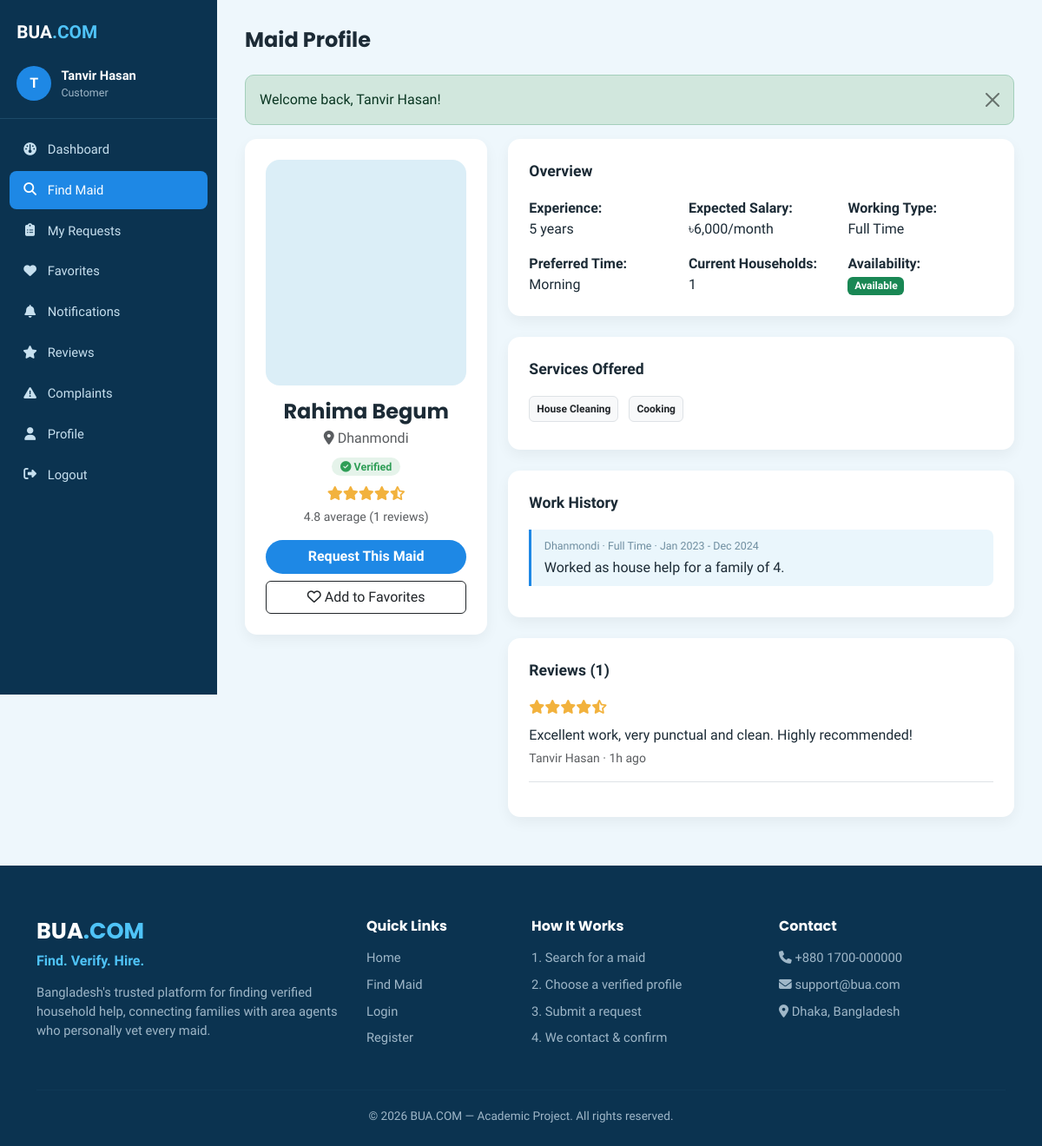
The app's page /customer/maid-profile.php?id=1 (signed in) with its own data.
### tables this page shows
CREATE TABLE maids (
    id INT AUTO_INCREMENT PRIMARY KEY,
    agent_id INT NOT NULL,
    name VARCHAR(100) NOT NULL,
    phone VARCHAR(20) NOT NULL,
    photo VARCHAR(255) DEFAULT NULL,
    area_id INT NOT NULL,
    permanent_district VARCHAR(100) DEFAULT NULL,
    experience_years INT NOT NULL DEFAULT 0,
    expected_salary DECIMAL(10,2) NOT NULL DEFAULT 0,
    working_type ENUM('full_time','part_time','live_in','hourly') NOT NULL DEFAULT 'full_time',
    preferred_time VARCHAR(100) DEFAULT NULL,
    current_households INT NOT NULL DEFAULT 0,
    availability ENUM('available','busy','unavailable') NOT NULL DEFAULT 'available',
    status ENUM('active','inactive') NOT NULL DEFAULT 'active',
    created_at TIMESTAMP DEFAULT CURRENT_TIMESTAMP,
    updated_at TIMESTAMP DEFAULT CURRENT_TIMESTAMP ON UPDATE CURRENT_TIMESTAMP,
    FOREIGN KEY (agent_id) REFERENCES users(id) ON DELETE CASCADE,
    FOREIGN KEY (area_id) REFERENCES areas(id) ON DELETE RESTRICT,
    INDEX idx_availability (availability),
    INDEX idx_area (area_id),
    INDEX idx_salary (expected_salary),
    INDEX idx_experience (experience_years)
);

CREATE TABLE areas (
    id INT AUTO_INCREMENT PRIMARY KEY,
    area_name VARCHAR(100) NOT NULL UNIQUE,
    status ENUM('active','inactive') NOT NULL DEFAULT 'active',
    created_at TIMESTAMP DEFAULT CURRENT_TIMESTAMP
);

CREATE TABLE work_history (
    id INT AUTO_INCREMENT PRIMARY KEY,
    maid_id INT NOT NULL,
    area VARCHAR(100) DEFAULT NULL,
    working_type VARCHAR(50) DEFAULT NULL,
    start_date DATE DEFAULT NULL,
    end_date DATE DEFAULT NULL,
    notes TEXT DEFAULT NULL,
    verification_status ENUM('PENDING','VERIFIED','REJECTED') NOT NULL DEFAULT 'PENDING',
    created_at TIMESTAMP DEFAULT CURRENT_TIMESTAMP,
    FOREIGN KEY (maid_id) REFERENCES maids(id) ON DELETE CASCADE
);

CREATE TABLE reviews (
    id INT AUTO_INCREMENT PRIMARY KEY,
    customer_id INT NOT NULL,
    maid_id INT NOT NULL,
    request_id INT NOT NULL UNIQUE,
    overall_rating DECIMAL(2,1) NOT NULL,
    work_quality DECIMAL(2,1) NOT NULL,
    behavior_rating DECIMAL(2,1) NOT NULL,
    punctuality_rating DECIMAL(2,1) NOT NULL,
    reliability_rating DECIMAL(2,1) NOT NULL,
    comment TEXT DEFAULT NULL,
    status ENUM('visible','hidden') NOT NULL DEFAULT 'visible',
    created_at TIMESTAMP DEFAULT CURRENT_TIMESTAMP,
    FOREIGN KEY (customer_id) REFERENCES users(id) ON DELETE CASCADE,
    FOREIGN KEY (maid_id) REFERENCES maids(id) ON DELETE CASCADE,
    FOREIGN KEY (request_id) REFERENCES hiring_requests(id) ON DELETE CASCADE
);

CREATE TABLE users (
    id INT AUTO_INCREMENT PRIMARY KEY,
    name VARCHAR(100) NOT NULL,
    email VARCHAR(150) NOT NULL UNIQUE,
    phone VARCHAR(20) NOT NULL,
    password VARCHAR(255) NOT NULL,
    role ENUM('customer','agent','admin') NOT NULL DEFAULT 'customer',
    status ENUM('active','inactive','suspended') NOT NULL DEFAULT 'active',
    created_at TIMESTAMP DEFAULT CURRENT_TIMESTAMP,
    updated_at TIMESTAMP DEFAULT CURRENT_TIMESTAMP ON UPDATE CURRENT_TIMESTAMP,
    INDEX idx_role (role),
    INDEX idx_status (status)
);

### config/auth.php (called while the page is built, shortened)
<?php
function baseUrl(): string
{
    $scriptDir = str_replace('\\', '/', dirname($_SERVER['SCRIPT_NAME']));
    $root = preg_replace('#/(customer|agent|admin)$#', '', $scriptDir);
    return rtrim($root, '/');
}

### customer/maid-profile.php (the view, shortened to what this page needs)
<?php
require_once __DIR__ . '/../config/functions.php';
$db = Database::getConnection();
$uid = currentUserId();
$maidId = (int) ($_GET['id'] ?? 0);
$stmt = $db->prepare('
    SELECT m.*, a.area_name, v.verification_status
    FROM maids m
    JOIN areas a ON a.id = m.area_id
    JOIN maid_verification v ON v.maid_id = m.id
    WHERE m.id = ? AND m.status = "active"
');
$stmt->execute([$maidId]);
$maid = $stmt->fetch();
$stmt = $db->prepare('SELECT s.service_name FROM maid_services ms JOIN services s ON s.id = ms.service_id WHERE ms.maid_id = ?');
$stmt->execute([$maidId]);
$maidServices = array_column($stmt->fetchAll(), 'service_name');
$rating = getMaidAverageRating($maidId);
$stmt = $db->prepare('SELECT * FROM work_history WHERE maid_id = ? ORDER BY start_date DESC');
$stmt->execute([$maidId]);
$workHistory = $stmt->fetchAll();
$stmt = $db->prepare('
    SELECT r.*, u.name AS customer_name
    FROM reviews r JOIN users u ON u.id = r.customer_id
    WHERE r.maid_id = ? AND r.status = "visible"
    ORDER BY r.created_at DESC
');
$stmt->execute([$maidId]);
$reviews = $stmt->fetchAll();
$favStmt = $db->prepare('SELECT id FROM favorites WHERE customer_id = ? AND maid_id = ?');
$favStmt->execute([$uid, $maidId]);
$isFav = (bool) $favStmt->fetch();
include __DIR__ . '/../includes/header.php';
?>
<div class="dashboard-wrapper">
    <?php include __DIR__ . '/../includes/sidebar.php'; ?>
    <main class="dashboard-main">
        <div class="dashboard-topbar"><h1>Maid Profile</h1></div>
        <?php include __DIR__ . '/../includes/alerts.php'; ?>
        <div class="row g-4">
            <div class="col-lg-4">
                <div class="panel text-center">
                    <img src="<?= maidPhotoUrl($maid['photo']) ?>" class="rounded-4 mb-3" style="width:100%;height:260px;object-fit:cover;" alt="<?= clean($maid['name']) ?>">
                    <h4 class="mb-1"><?= clean($maid['name']) ?></h4>
                    <p class="text-muted mb-2"><i class="fa-solid fa-location-dot"></i> <?= clean($maid['area_name']) ?></p>
                    <div class="mb-2"><?= verificationBadge($maid['verification_status']) ?></div>
                    <div class="review-stars mb-1"><?= starRatingHtml($rating['average']) ?></div>
                    <p class="text-muted small"><?= $rating['average'] ?> average (<?= $rating['total'] ?> reviews)</p>
                    <div class="d-flex gap-2 mt-3">
                        <a href="request-maid.php?maid_id=<?= (int) $maid['id'] ?>" class="btn btn-brand flex-grow-1">Request This Maid</a>
                    </div>
                    <form method="post" action="favorites.php" class="mt-2">
                        <button type="submit" class="btn btn-outline-dark w-100">
                            <i class="fa-<?= $isFav ? 'solid' : 'regular' ?> fa-heart"></i> <?= $isFav ? 'Remove from Favorites' : 'Add to Favorites' ?>
                        </button>
                    </form>
                </div>
            </div>
            <div class="col-lg-8">
                <div class="panel">
                    <div class="panel-title">Overview</div>
                    <div class="row g-3">
                        <div class="col-md-4"><strong>Experience:</strong><br><?= (int) $maid['experience_years'] ?> years</div>
                        <div class="col-md-4"><strong>Expected Salary:</strong><br><?= formatMoney((float) $maid['expected_salary']) ?>/month</div>
                        <div class="col-md-4"><strong>Working Type:</strong><br><?= ucwords(str_replace('_',' ',$maid['working_type'])) ?></div>
                        <div class="col-md-4"><strong>Preferred Time:</strong><br><?= clean($maid['preferred_time'] ?: 'Flexible') ?></div>
                        <div class="col-md-4"><strong>Current Households:</strong><br><?= (int) $maid['current_households'] ?></div>
                        <div class="col-md-4"><strong>Availability:</strong><br><span class="badge <?= $maid['availability']==='available'?'bg-success':'bg-secondary' ?>"><?= ucfirst($maid['availability']) ?></span></div>
                    </div>
                </div>
                <div class="panel">
                    <div class="panel-title">Services Offered</div>
                    <?php foreach ($maidServices as $s): ?>
                        <span class="badge bg-light text-dark border me-2 mb-2 p-2"><?= clean($s) ?></span>
                    <?php endforeach; ?>
                </div>
                <?php if (!empty($workHistory)): ?>
                <div class="panel">
                    <div class="panel-title">Work History</div>
                    <?php foreach ($workHistory as $w): ?>
                        <div class="note-item">
                            <div class="note-meta"><?= clean($w['area']) ?> &middot; <?= ucwords(str_replace('_',' ',$w['working_type'])) ?> &middot;
                            <?= $w['start_date'] ? date('M Y', strtotime($w['start_date'])) : '' ?> - <?= $w['end_date'] ? date('M Y', strtotime($w['end_date'])) : 'Present' ?></div>
                            <?= clean($w['notes']) ?>
                        </div>
                    <?php endforeach; ?>
                </div>
                <?php endif; ?>
                <div class="panel">
                    <div class="panel-title">Reviews (<?= count($reviews) ?>)</div>
                    <?php if (empty($reviews)): ?>
                        <p class="text-muted mb-0">No reviews yet.</p>
                    <?php else: foreach ($reviews as $r): ?>
                        <div class="border-bottom pb-3 mb-3">
                            <div class="review-stars"><?= starRatingHtml((float) $r['overall_rating']) ?></div>
                            <p class="mb-1"><?= clean($r['comment']) ?></p>
                            <p class="text-muted small mb-0"><?= clean($r['customer_name']) ?> &middot; <?= timeAgo($r['created_at']) ?></p>
                        </div>
                    <?php endforeach; endif; ?>
                </div>
            </div>
        </div>
    </main>
</div>
<?php include __DIR__ . '/../includes/footer.php'; ?>

### config/functions.php (shortened to what this page needs)
<?php
require_once __DIR__ . '/auth.php';
function clean(?string $value): string
{
    return htmlspecialchars(trim($value ?? ''), ENT_QUOTES, 'UTF-8');
}
function verificationBadge(string $status): string
{
    if ($status === 'VERIFIED') {
        return '<span class="badge-verified"><i class="fa-solid fa-circle-check"></i> Verified</span>';
    }
    return '<span class="badge-pending"><i class="fa-solid fa-circle-exclamation"></i> Pending Verification</span>';
}
function maidPhotoUrl(?string $photo): string
{
    if (empty($photo)) {
        return baseUrl() . '/assets/images/default-maid.png';
    }
    return baseUrl() . '/assets/uploads/maids/' . rawurlencode($photo);
}
function getMaidAverageRating(int $maidId): array
{
    $db = Database::getConnection();
    $stmt = $db->prepare('SELECT AVG(overall_rating) AS avg_rating, COUNT(*) AS total
                           FROM reviews WHERE maid_id = ? AND status = "visible"');
    $stmt->execute([$maidId]);
    $row = $stmt->fetch();
    return [
        'average' => $row['avg_rating'] ? round((float) $row['avg_rating'], 1) : 0.0,
        'total'   => (int) $row['total'],
    ];
}
function starRatingHtml(float $rating): string
{
    $full = floor($rating);
    $half = ($rating - $full) >= 0.5 ? 1 : 0;
    $empty = 5 - $full - $half;
    $html = str_repeat('<i class="fa-solid fa-star"></i>', (int) $full);
    if ($half) $html .= '<i class="fa-solid fa-star-half-stroke"></i>';
    $html .= str_repeat('<i class="fa-regular fa-star"></i>', (int) $empty);
    return $html;
}
function formatMoney(float $amount): string
{
    return '৳' . number_format($amount, 0);
}
function timeAgo(string $datetime): string
{
    $diff = time() - strtotime($datetime);
    if ($diff < 86400) return floor($diff / 3600) . 'h ago';
    return date('d M Y', strtotime($datetime));
}

### assets/css/style.css (style rules this page uses)
:root { --bua-dark: #0b3350; --bua-dark-2: #124267; --bua-accent: #1e88e5; --bua-accent-2: #4fc3f7; --bua-cream: #eef7fc; --bua-tan: #cfe9f5; --bua-text-muted: #9fb7c8; --bua-success: #2f9e57; --bua-radius: 14px; }
* { box-sizing: border-box; }
body { font-family: 'Hind Siliguri', 'Poppins', sans-serif; background: var(--bua-cream); color: #1c2b36; }
h1, h2, h3, h4, h5, .brand-font { font-family: 'Poppins', sans-serif; font-weight: 700; }
a { text-decoration: none; }
.btn-brand { background: var(--bua-accent); color: #fff !important; border: none; font-weight: 600; border-radius: 30px; padding: .45rem 1.3rem; }
.badge-verified { background: rgba(47,158,87,.12); color: var(--bua-success); padding: 3px 10px; border-radius: 20px; font-size: .78rem; font-weight: 600; }
.review-stars { color: #f2b23d; margin-bottom: .5rem; }
.dashboard-wrapper { display: flex; min-height: 100vh; background: #eef7fc; }
.dashboard-main { flex: 1; padding: 2rem; max-width: 100%; overflow-x: hidden; }
.dashboard-topbar { display: flex; justify-content: space-between; align-items: center; margin-bottom: 1.6rem; }
.dashboard-topbar h1 { font-size: 1.5rem; margin: 0; }
.panel { background: #fff; border-radius: var(--bua-radius); padding: 1.5rem; box-shadow: 0 6px 16px rgba(0,0,0,.05); margin-bottom: 1.5rem; }
.panel-title { font-weight: 700; font-size: 1.1rem; margin-bottom: 1.1rem; }
.note-item { border-left: 3px solid var(--bua-accent); padding: .6rem .9rem; background: #eaf6fc; border-radius: 0 8px 8px 0; margin-bottom: .7rem; }
.note-item .note-meta { font-size: .78rem; color: #6f8ea0; margin-bottom: .2rem; }

### records on screen
maids: name "Rahima Begum", area.area_name "Dhanmondi", experience_years "5", expected_salary "৳6,000", working_type "Full Time", preferred_time "Morning", current_households "1", availability "Available"
work_history: area "Dhanmondi", working_type "Full Time", start_date "Jan 2023", end_date "Dec 2024", notes "Worked as house help for a family of 4."
reviews: comment "Excellent work, very punctual and clean. Highly recommended!", customer.name "Tanvir Hasan", created_at "1h ago"

### other values on screen
substr(currentUserName() ?? 'U', 0, 1) "T"
currentUserName() "Tanvir Hasan"
$role "Customer"
$label "Dashboard Find Maid My Requests Favorites Notifications Reviews Complaints Profile"
$f['message'] "Welcome back, Tanvir Hasan!"
$rating['average'] "4.8"
$rating['total'] "1"
$s "House Cleaning"
$s "Cooking"
count($reviews) "1"
